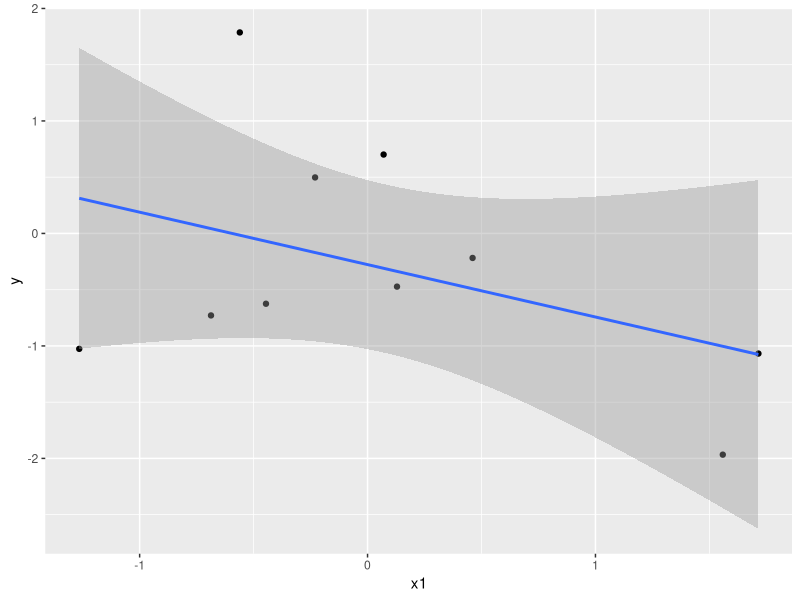

R code for this plot:
## ---- chunk 1
n <- 10L

set.seed(123)
x1 <- rnorm(n)
x2 <- rbinom(n, 1, 0.5)

X <- cbind(x1, x2)

y <- rnorm(n)

lm(y ~ X)
## ---- chunk 2
library(knitr)
library(broom)

tidy(lm(y ~ X))
## ---- chunk 3
library(ggplot2)

ggplot(data.frame(x1, x2, y), aes(x = x1, y = y)) +
  geom_point() +
  geom_smooth(method = "lm")
